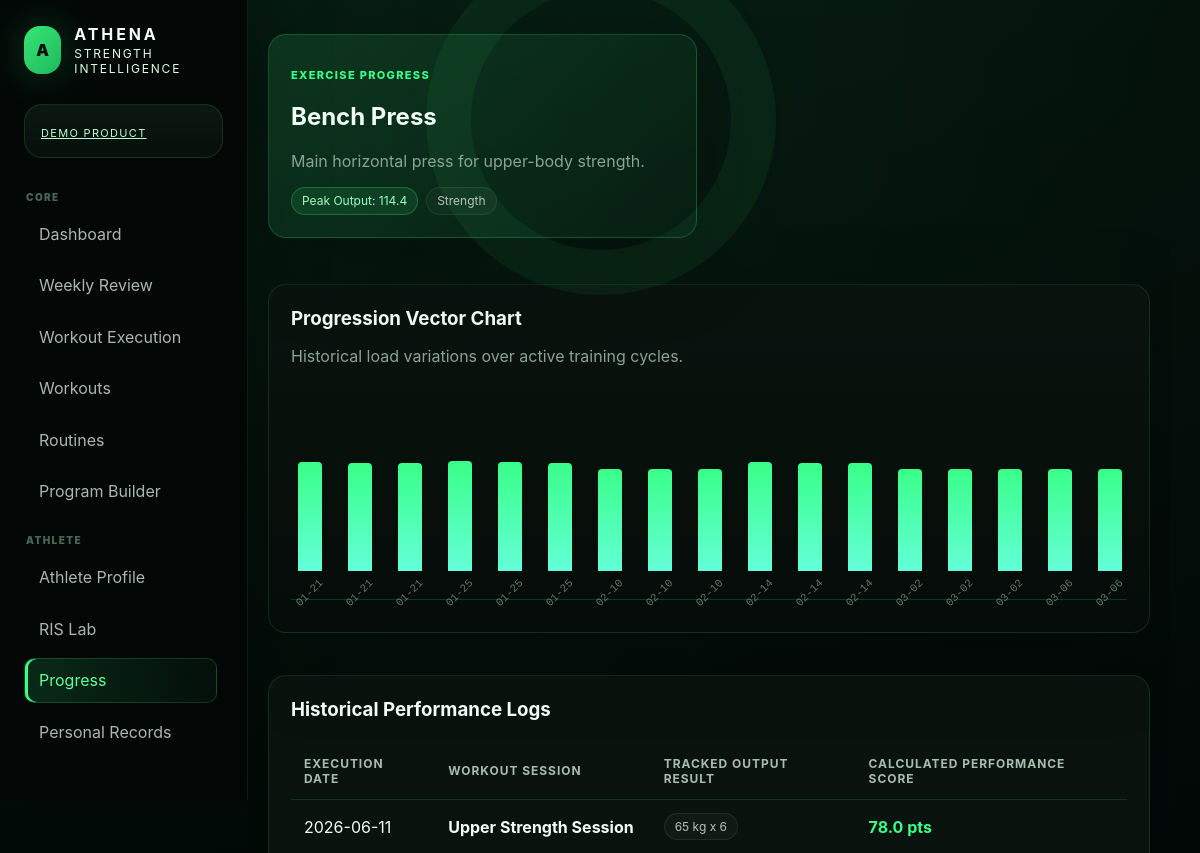
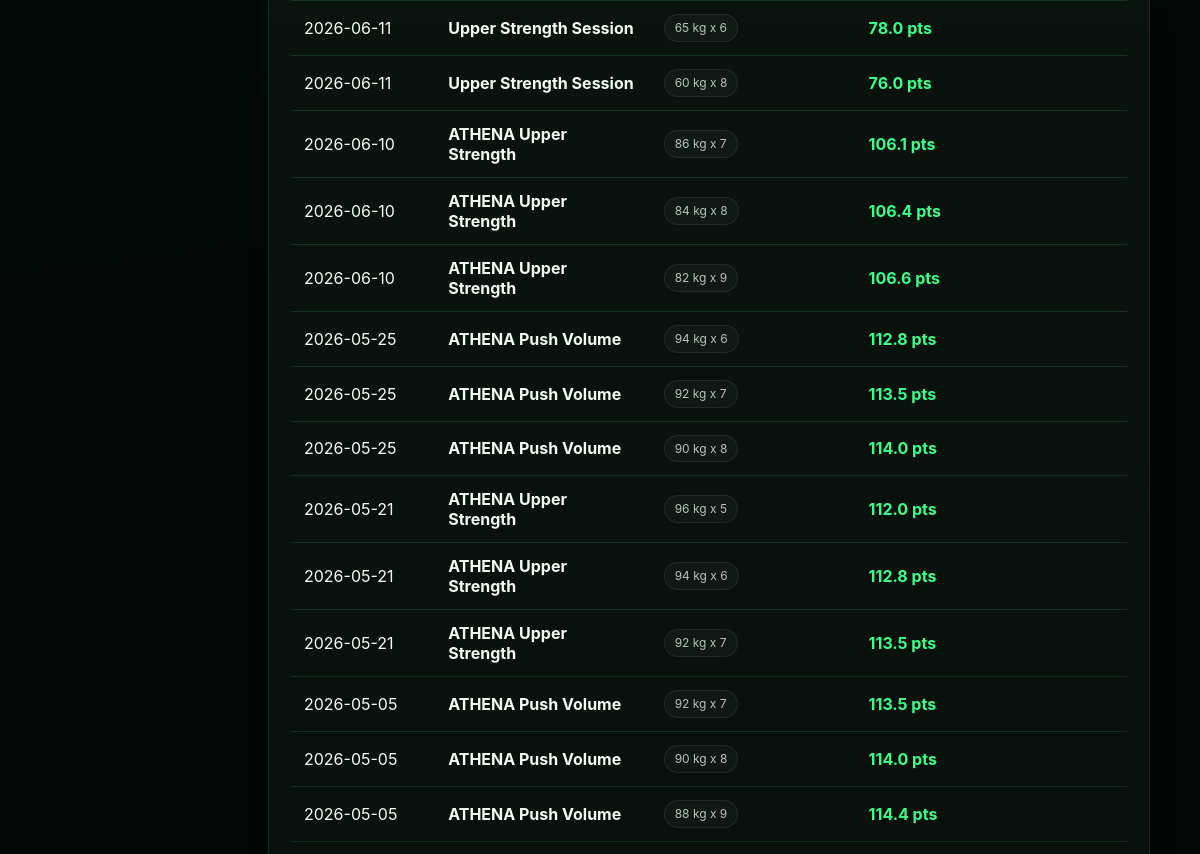
The page /progress/1 (upper part) on the database as committed earlier (2 pictures, top to bottom).
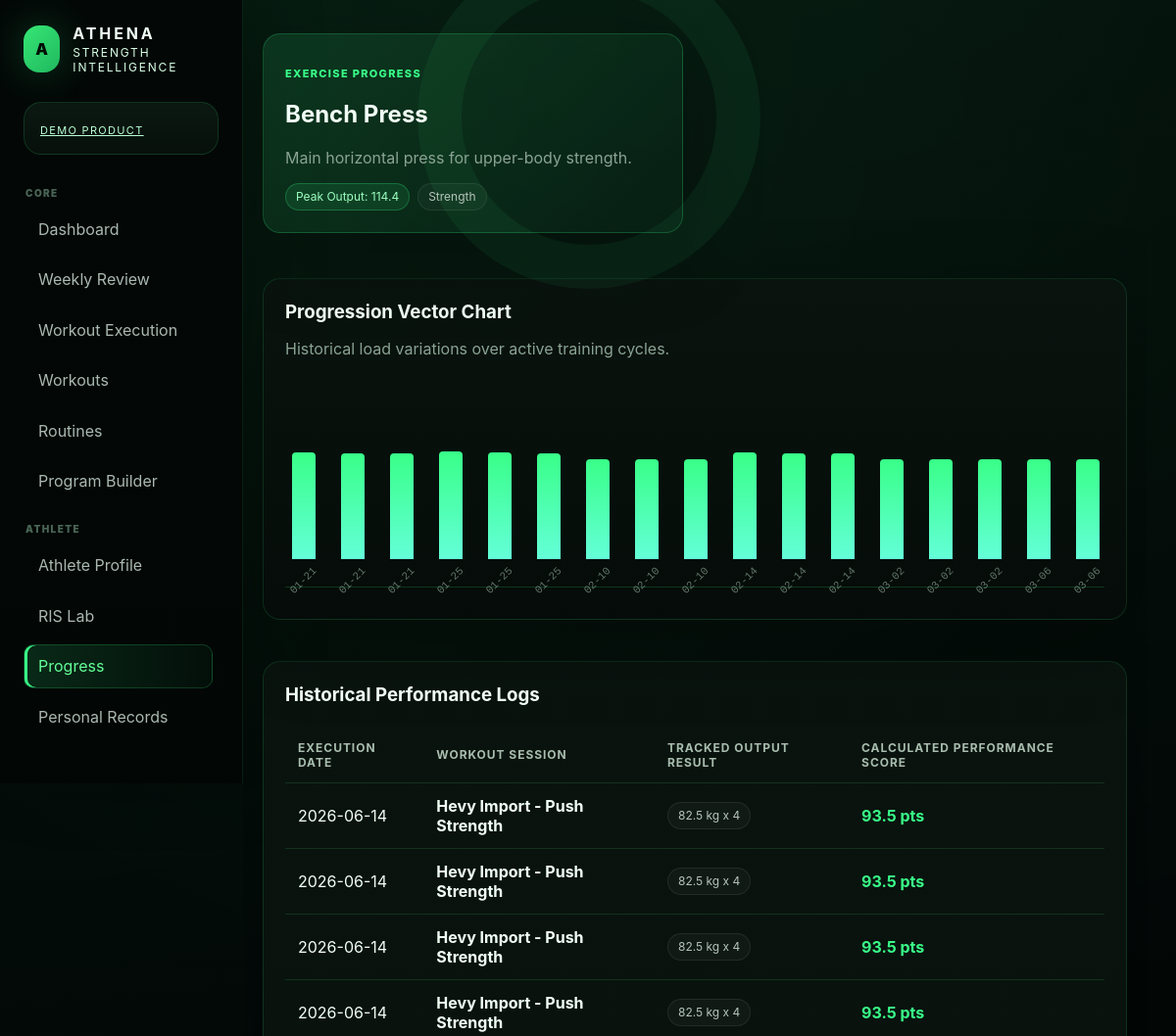
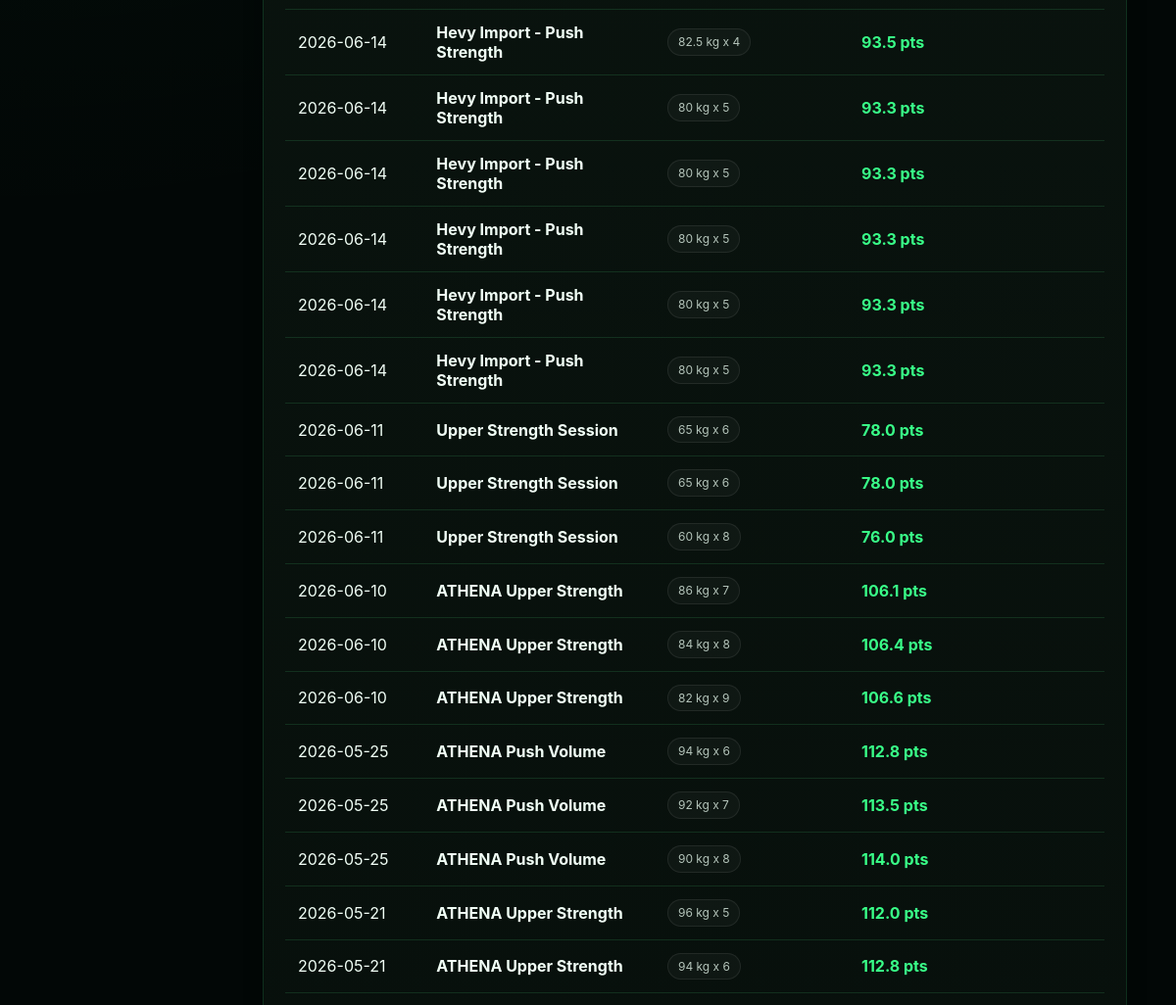
The same page on the database as committed later (2 pictures, top to bottom).
### tables this page shows
CREATE TABLE workout_sets(
            id INTEGER PRIMARY KEY AUTOINCREMENT,
            workout_exercise_id INTEGER,
            set_number INTEGER,
            weight REAL,
            reps INTEGER,
            rpe REAL,
            set_type TEXT DEFAULT 'Working',
            notes TEXT DEFAULT ''
        , additional_weight REAL DEFAULT 0, duration_seconds INTEGER DEFAULT 0, distance_m REAL DEFAULT 0, calories REAL DEFAULT 0, avg_hr INTEGER DEFAULT 0, rounds INTEGER DEFAULT 0, work_seconds INTEGER DEFAULT 0, rest_seconds INTEGER DEFAULT 0, estimated_1rm REAL DEFAULT 0.0);

CREATE TABLE workouts(
            id INTEGER PRIMARY KEY AUTOINCREMENT,
            name TEXT NOT NULL,
            date TEXT NOT NULL,
            routine_id INTEGER,
            source TEXT DEFAULT 'ATHENA',
            duration_min INTEGER DEFAULT 60,
            bodyweight REAL,
            readiness INTEGER DEFAULT 7,
            mood TEXT DEFAULT 'Good',
            notes TEXT DEFAULT '',
            hevy_id TEXT
        , fatigue INTEGER DEFAULT 4, focus INTEGER DEFAULT 7);

### app.py (the view)
@app.route('/progress/<int:eid>')
def exercise_progress(eid):
    ex=q('SELECT * FROM exercises WHERE id=?',(eid,),one=True); rows=exercise_progress_rows(eid)
    points=[]; best=0
    for r in rows:
        score=metric_score(r); best=max(best,score); points.append({'date':r['date'],'workout':r['workout_name'],'display':set_display(r,r['exercise_type']),'score':round(score,1)})
    max_score=max([p['score'] for p in points] or [1]) or 1
    return render_template('exercise_progress_detail.html', ex=ex, points=points, max_score=max_score, best=round(best,1))

### app.py (called while the page is built)
def db():
    conn = sqlite3.connect(DB_PATH)
    conn.row_factory = sqlite3.Row
    return conn

def q(sql, params=(), one=False, commit=False):
    with db() as conn:
        cur = conn.execute(sql, params)
        if commit:
            conn.commit()
        return (cur.fetchone() if one else cur.fetchall())

def exercise_progress_rows(eid):
    return q("""SELECT w.date, w.name workout_name, e.name exercise_name, e.exercise_type, ws.* FROM workout_sets ws JOIN workout_exercises we ON we.id=ws.workout_exercise_id JOIN workouts w ON w.id=we.workout_id JOIN exercises e ON e.id=we.exercise_id WHERE e.id=? ORDER BY w.date ASC, ws.set_number ASC""",(eid,))

def metric_score(row):
    t=(row['exercise_type'] or 'Strength').lower()
    if t=='bodyweight': return (row['additional_weight'] or row['weight'] or 0)*(1+(row['reps'] or 0)/30)
    if t=='strength': return (row['weight'] or 0)*(1+(row['reps'] or 0)/30)
    if t in ('timed','mobility'): return row['duration_seconds'] or 0
    if t in ('cardio','distance'): return row['distance_m'] or 0
    if t=='interval': return (row['rounds'] or 0)*(row['work_seconds'] or 0)
    return (row['weight'] or 0)*(row['reps'] or 0)

### templates/exercise_progress_detail.html (shortened to what this page needs)
{% extends 'base.html' %}
{% block content %}
<div class="grid cols-3">
  <section class="card hero">
    <p class="eyebrow">Exercise Progress</p>
    <h2>{{ex.name}}</h2>
    <p class="muted">{{ex.description or 'No analytical parameters mapped to this movement profile yet.'}}</p>
    <div class="tag-row" style="margin-top: 14px;">
      <span class="pill green">Peak Output: {{best or '-'}}</span>
      <span class="pill soft">{{ex.exercise_type}}</span>
    </div>
  </section>
  <section class="card" style="grid-column: span 2;">
    <div class="section-head">
      <div>
        <h3>Progression Vector Chart</h3>
        <p class="muted">Historical load variations over active training cycles.</p>
      </div>
    </div>
    {% if points %}
      <div style="width: 100%; margin-top: 10px; overflow-x: auto; overflow-y: visible; padding-top: 40px; padding-bottom: 10px;">
        <div class="progress-chart tooltip-chart" style="overflow-x: visible !important; overflow-y: visible !important; height: 160px; align-items: flex-end; display: flex; gap: 12px;">
          {% for p in points %}
            {% set bar_height = (p.score / (max_score or 1) * 110)|round|int %}
            <div class="chart-bar-node" data-tooltip="{{p.date}} — Score: {{p.score}} — {{p.display}}" style="display: flex; flex-direction: column; justify-content: flex-end; align-items: center; position: relative;">
              <b style="height: {{ bar_height if bar_height > 6 else 6 }}px; min-height: 6px; background: linear-gradient(180deg, var(--accent), var(--accent2)); width: 24px; display: block; border-radius: 4px 4px 0 0;"></b>
              <span style="font-size: 11px; font-family: monospace; opacity: 0.7; margin-top: 8px; display: block; white-space: nowrap;">{{p.date[5:]}}</span>
            </div>
          {% endfor %}
        </div>
      </div>
    {% else %}
      <div class="empty" style="margin-top: 20px;">
        <p class="muted">No historical data logs generated for this exercise vector yet.</p>
      </div>
    {% endif %}
  </section>
</div>
<br>
<section class="card">
  <div class="section-head">
    <h3>Historical Performance Logs</h3>
  </div>
  <div class="table-scroll" style="margin-top: 14px;">
    <table>
      <thead>
        <tr>
          <th>Execution Date</th>
          <th>Workout Session</th>
          <th>Tracked Output Result</th>
          <th>Calculated Performance Score</th>
        </tr>
      </thead>
      <tbody>
        {% for p in points|reverse %}
          <tr>
            <td>{{p.date}}</td>
            <td><b>{{p.workout}}</b></td>
            <td><span class="pill soft">{{p.display}}</span></td>
            <td><b style="color: var(--accent);">{{p.score}} pts</b></td>
          </tr>
        {% endfor %}
      </tbody>
    </table>
  </div>
</section>
{% endblock %}

Rows that differ between the two databases and show on the page:
no longer on this page (row unchanged): workout_sets: date "2026-05-21", workout "ATHENA Upper Strength", display "92 kg x 7", score "113.5", shown under "Historical Performance Logs"
no longer on this page (row unchanged): workout_sets: date "2026-05-05", workout "ATHENA Push Volume", display "92 kg x 7", score "113.5", shown under "Historical Performance Logs"
no longer on this page (row unchanged): workout_sets: date "2026-05-05", workout "ATHENA Push Volume", display "90 kg x 8", score "114.0", shown under "Historical Performance Logs"
no longer on this page (row unchanged): workout_sets: date "2026-05-05", workout "ATHENA Push Volume", display "88 kg x 9", score "114.4", shown under "Historical Performance Logs"
added workout_sets: date "2026-06-14", workout "Hevy Import - Push Strength", display "82.5 kg x 4", score "93.5", shown under "Historical Performance Logs"
added workout_sets: date "2026-06-14", workout "Hevy Import - Push Strength", display "82.5 kg x 4", score "93.5", shown under "Historical Performance Logs"
added workout_sets: date "2026-06-14", workout "Hevy Import - Push Strength", display "82.5 kg x 4", score "93.5", shown under "Historical Performance Logs"
added workout_sets: date "2026-06-14", workout "Hevy Import - Push Strength", display "82.5 kg x 4", score "93.5", shown under "Historical Performance Logs"
added workout_sets: date "2026-06-14", workout "Hevy Import - Push Strength", display "82.5 kg x 4", score "93.5", shown under "Historical Performance Logs"
added workout_sets: date "2026-06-14", workout "Hevy Import - Push Strength", display "80 kg x 5", score "93.3", shown under "Historical Performance Logs"
added workout_sets: date "2026-06-14", workout "Hevy Import - Push Strength", display "80 kg x 5", score "93.3", shown under "Historical Performance Logs"
added workout_sets: date "2026-06-14", workout "Hevy Import - Push Strength", display "80 kg x 5", score "93.3", shown under "Historical Performance Logs"
added workout_sets: date "2026-06-14", workout "Hevy Import - Push Strength", display "80 kg x 5", score "93.3", shown under "Historical Performance Logs"
added workout_sets: date "2026-06-14", workout "Hevy Import - Push Strength", display "80 kg x 5", score "93.3", shown under "Historical Performance Logs"
